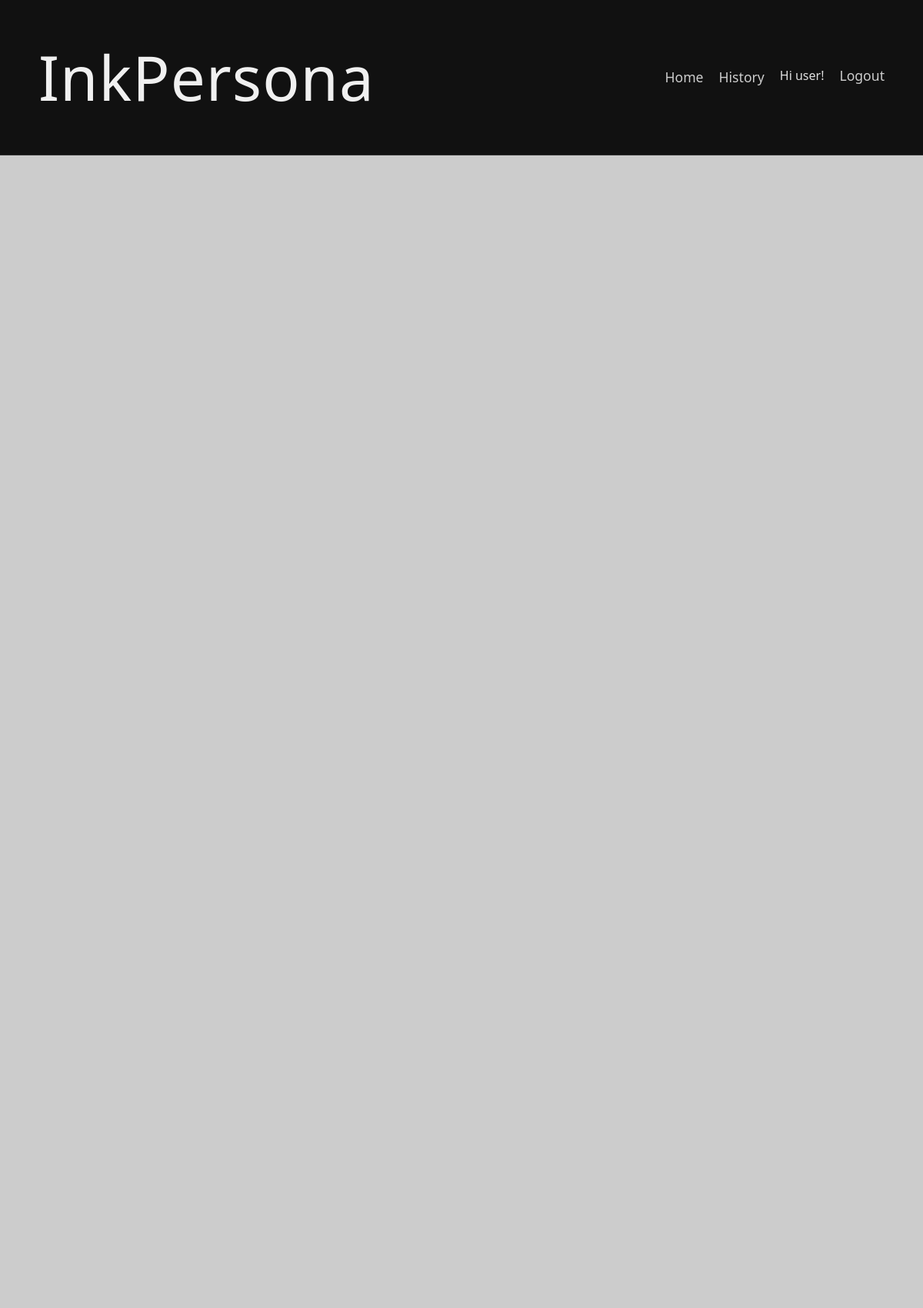
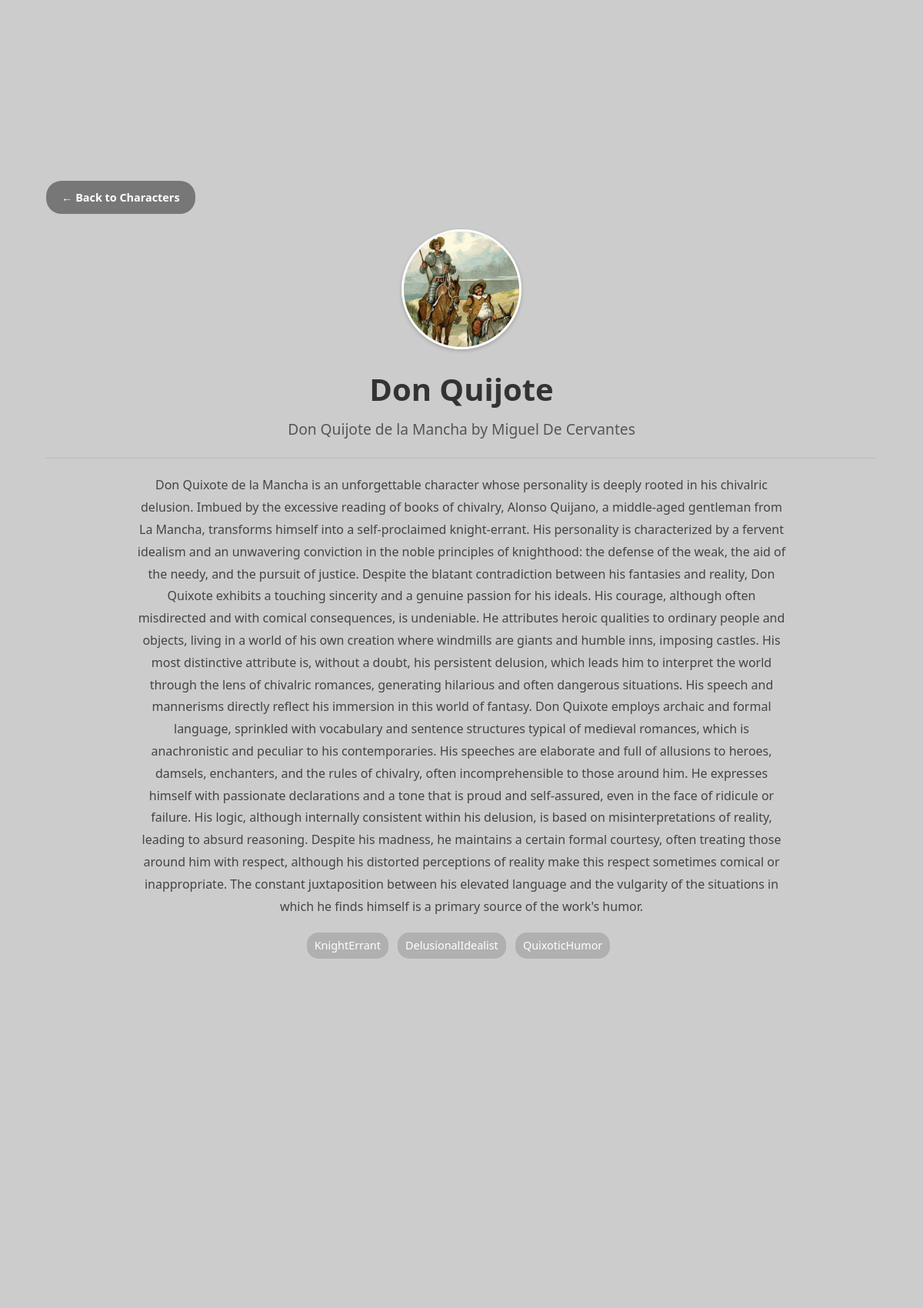
Screenshot of /app/4/ (signed in, upper part) with the database file from the repository (2 pictures, top to bottom).
### characters/models.py (models this page shows, shortened)
class LiteraryCharacter(models.Model):
    name = models.CharField(max_length=200)
    book = models.CharField(max_length=200)
    author = models.CharField(max_length=200)
    description = models.TextField(
        help_text="Detailed description of the character's personality, background, and speech patterns."
    )
    emoji = models.CharField(max_length=10, blank=True, help_text="Optional emoji representation.")
    tags = models.JSONField(default=list, help_text="List of keywords associated with the character.")
    image = models.ImageField(
        upload_to='character_images/',
        blank=True,
        null=True,
        help_text="Optional image for the character."
    )

### characters/views.py (the view)
# urls.py: path('<int:character_id>/', views.character_detail, name='character_detail'),
@login_required
def character_detail(request, character_id):
    character = get_object_or_404(LiteraryCharacter, pk=character_id)
    message_history = []
    is_new_conversation = request.GET.get('new') == 'true'
    if not is_new_conversation:
        try:
            conversation = Conversation.objects.get(user=request.user, character=character)
            message_history = conversation.messages.all().order_by('timestamp')
        except Conversation.DoesNotExist:
            pass
    context = {
        'character': character,
        'message_history': message_history,
        'is_new_conversation': is_new_conversation,
    }
    return render(request, 'characters/character_detail.html', context)

### characters/templates/characters/character_detail.html (shortened to what this page needs)
{% extends 'base.html' %}
{% load static %}
{% block content %}
    <section class="section description-section">
        <div class="container">
            <div class="back-button-container detail-back-button">
                <a href="{% url 'characters:character_list' %}" class="btn btn-back">&larr; Back to Characters</a>
            </div>
            <div class="character-header character-header-standalone">
                {% if character.image %}
                <div class="character-detail-image-container">
                     <img src="{{ character.image.url }}" alt="{{ character.name }}" class="character-detail-image">
                </div>
                {% endif %}
                <h2 class="character-name">{{ character.name }}</h2>
                <p class="character-book">{{ character.book }} by {{ character.author }}</p>
            </div>
            <div class="character-description character-description-standalone">
                <p>{{ character.description }}</p>
                {% if character.tags %}
                <div class="character-tags">
                    {% for tag in character.tags %}
                    <span class="tag">{{ tag }}</span>
                    {% endfor %}
                </div>
                {% endif %}
            </div>
        </div>
    </section>
{% endblock %}

### templates/base.html (shortened to what this page needs)
{% load static %}
<!DOCTYPE html>
<html lang="en">
<head>
    <link rel="stylesheet" href="{% static 'css/styles.css' %}">
</head>
<body class="app-body">
    <header class="app-header">
        <div class="container">
            <h1 class="site-title"><a href="{% url 'landing_page' %}" class="site-title-link">InkPersona</a></h1>
            {% if request.resolver_match.url_name != 'login' and request.resolver_match.url_name != 'signup' %}
            <nav>
                <ul>
                    <li><a href="{% url 'characters:character_list' %}">Home</a></li>
                    {% if user.is_authenticated %}
                        <li><a href="{% url 'characters:conversation_history' %}">History</a></li>
                    {% endif %}
                    {% if user.is_authenticated %}
                        <li><span>Hi {{ user.username }}!</span></li>
                        <li>
                            <form method="post" action="{% url 'logout' %}" style="display: inline;">
                                <button type="submit" class="nav-button-link">Logout</button>
                            </form>
                        </li>
                    {% else %}
                        <li><a href="{% url 'login' %}">Login</a></li>
                    {% endif %}
                </ul>
            </nav>
            {% endif %}
        </div>
    </header>
    <main>
        {% block content %}{% endblock %}
    </main>
</body>
</html>

### static/css/styles.css (style rules this page uses)
body.app-body { background-color: #111; color: #e0e0e0; font-family: 'Segoe UI', Tahoma, Geneva, Verdana, sans-serif; margin: 0; padding: 0; line-height: 1.6; height: 100vh; overflow: hidden; }
.container { max-width: 1100px; margin: 0 auto; padding: 0 20px; }
.app-header { background-color: #111; padding: 15px 0; border-bottom: 1px solid #333; position: sticky; top: 0; z-index: 10; transition: padding 0.3s ease-out; }
.app-header .container { display: flex; justify-content: space-between; align-items: center; }
.site-title-link { font-size: 2.5em; font-weight: 300; color: #f0f0f0; text-decoration: none; letter-spacing: 1px; transition: font-size 0.3s ease-out; }
.app-header nav a { color: #ccc; text-decoration: none; font-size: 1.1em; transition: color 0.3s ease; }
.app-header nav ul { list-style: none; padding: 0; margin: 0; display: flex; }
.app-header nav li { margin-left: 20px; }
main { background-color: #cccccc; color: #333; height: calc(100vh - 70.861px); overflow-y: scroll; position: relative; z-index: 1; }
.section { min-height: calc(100vh - 70.861px); width: 100%; display: flex; justify-content: center; align-items: center; text-align: center; padding: 40px 0; border-bottom: 1px solid #bbb; opacity: 0; transform: translateY(50px); transition: opacity 0.8s ease-out, transform 0.8s ease-out; overflow: hidden; box-sizing: border-box; }
.section.active { opacity: 1; transform: translateY(0); }
.section .container { max-width: 1100px; width: 90%; padding: 20px; max-height: 100%; overflow-y: auto; }
.back-button-container { margin-bottom: 15px; }
.detail-back-button { text-align: left; margin-top: 0; margin-bottom: 20px; }
.btn-back { background-color: #888; color: #fff; padding: 8px 15px; font-size: 0.9em; text-decoration: none; border-radius: 15px; transition: background-color 0.3s ease; }
.character-name { font-size: 1.5em; margin-top: 0; margin-bottom: 5px; color: #222; }
.character-book { font-size: 1em; color: #555; margin-bottom: 2px; margin-top: 0; }
.btn { display: inline-block; padding: 10px 20px; background-color: #777; color: #fff; text-decoration: none; border-radius: 20px; font-weight: bold; transition: background-color 0.3s ease, transform 0.2s ease; margin-top: auto; align-self: center; border: none; cursor: pointer; }
.character-header-standalone { text-align: center; margin-top: 0; margin-bottom: 20px; padding-bottom: 20px; border-bottom: 1px solid #bbb; }
.character-detail-image-container { width: 150px; height: 150px; border-radius: 50%; overflow: hidden; margin: 0 auto 20px auto; background-color: #e0e0e0; border: 3px solid #fff; box-shadow: 0 2px 5px rgba(0,0,0,0.2); }
.character-detail-image { width: 100%; height: 100%; object-fit: cover; }
.character-header-standalone .character-name { color: #333; font-size: 2.5em; margin-bottom: 5px; }
.character-header-standalone .character-book { color: #555; font-size: 1.2em; }
.character-description-standalone { max-width: 850px; margin: 0 auto 20px auto; line-height: 1.8; color: #444; text-align: center; }
.character-description-standalone p { margin-bottom: 20px; }
.character-tags { margin-top: 15px; text-align: center; }
.character-tags .tag { background-color: #b0b0b0; color: #fff; padding: 4px 10px; border-radius: 15px; font-size: 0.9em; margin-right: 8px; display: inline-block; margin-bottom: 5px; }
.nav-button-link { background: none; border: none; padding: 0; margin: 0; color: #ccc; font-family: inherit; font-size: 1.1em; cursor: pointer; text-decoration: none; transition: color 0.3s ease; }

### rows the page displays
LiteraryCharacter: image (picture), name "Don Quijote", book "Don Quijote de la Mancha", author "Miguel De Cervantes", description "Don Quixote de la Mancha is an unforgettable character whose personality is deeply rooted in his chivalric delusion. Imbued by the excessive reading of books of chivalry, Alonso Quijano, a middle-aged gentleman from La Mancha, transforms himself into a self-proclaimed knight-errant. His personality is characterized by a fervent idealism and an unwavering conviction in the noble principles of knighthood: the defense of the weak, the aid of the needy, and the pursuit of justice. Despite the blatant contradiction between his fantasies and reality, Don Quixote exhibits a touching sincerity and a genuine passion for his ideals. His courage, although often misdirected and with comical…"

### other values shown
{{ user.username }} "user"
{{ tag }} "KnightErrant" "DelusionalIdealist" "QuixoticHumor"
